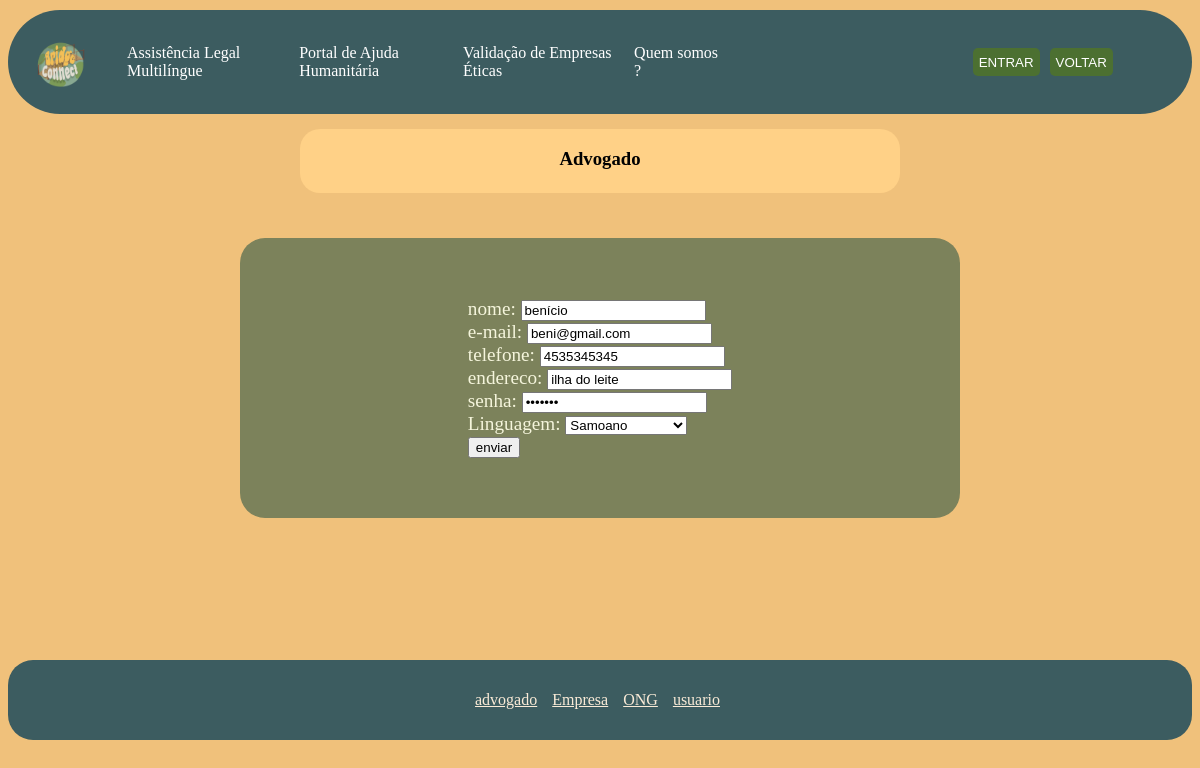
/edit/usuario/3, run on an earlier commit of the app's database.
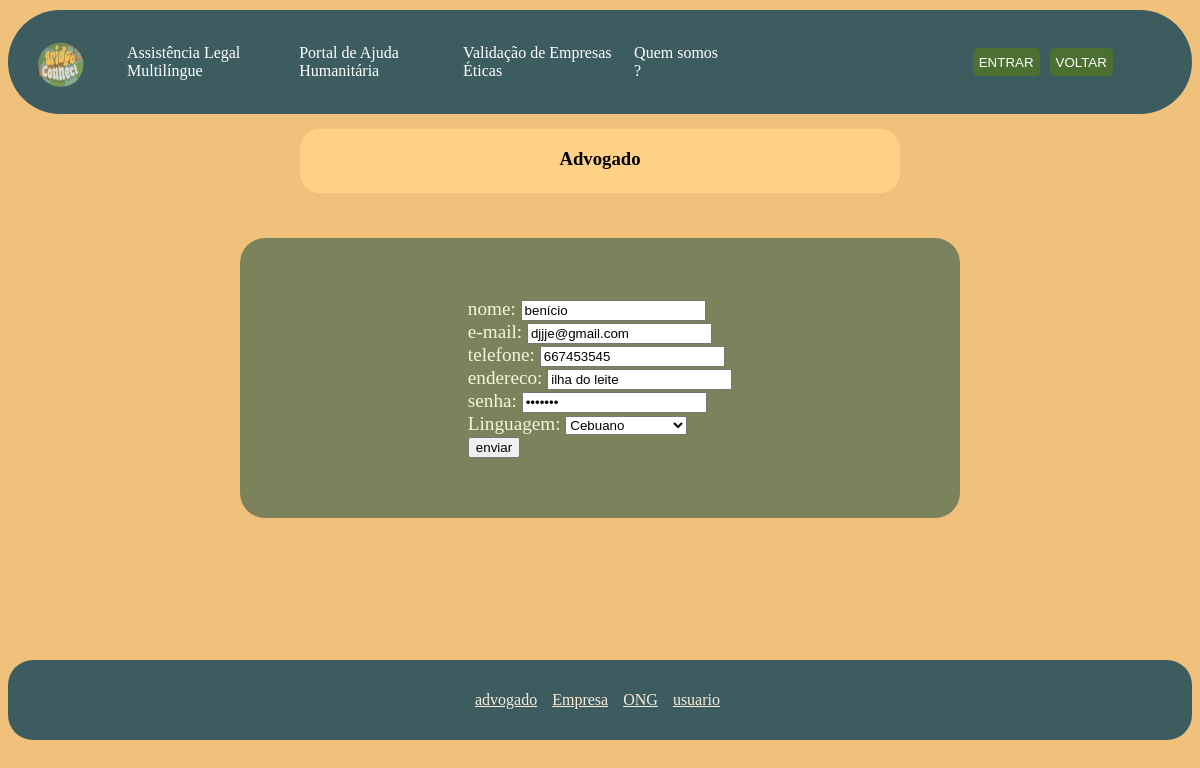
And on a later commit of the database.
### app.py (models this page shows)
class Usuarios(db.Model):
    id = db.Column(db.Integer, primary_key=True, autoincrement=True)
    email = db.Column(db.String(50), unique=True, nullable=False)
    nome = db.Column(db.String(80), nullable=False)
    lingua = db.Column(db.String(20), nullable=False)
    senha = db.Column(db.String(15), nullable=False)
    telefone = db.Column(db.String(10), nullable=False)
    endereco = db.Column(db.String(120), nullable=False)

### app.py (the view, shortened to what this page needs)
@app.route('/edit/usuario/<int:id>', methods=['GET', 'POST'])
def editarUsuario(id):
    usuario = Usuarios.query.get_or_404(id)
    return render_template('editarUsuario.html', usuario=usuario)

### templates/editarUsuario.html (shortened to what this page needs)
<!DOCTYPE html>
<html lang="en">
<head>
    <link rel="stylesheet" href="/static/form.css">
</head>
<body>
    <header>
        <img src="/static/img/Spring_20250724_073124_0000.png" alt="Logo">
        <div class="links">
            <a href="#assistenciaLegal">Assistência Legal Multilíngue</a>
            <a href="#portalDeAjuda">Portal de Ajuda Humanitária</a>
            <a href="#ValidacaoDeEmpresas">Validação de Empresas Éticas</a>
            <a href="#quemSomos">Quem somos ?</a>
        </div>
        <div class="botoes">
            <a href="login.html" target="_blank"><button class="entrar">ENTRAR</button></a>
            <a href="/" target="_blank"><button class="entrar">VOLTAR</button></a>
        </div>
    </header>
    <div class="topo">
        <h3>Advogado</h3>
    </div>
    <div class="conteudo">
        <form id="formulario" method="POST">
            nome: <input type="text" name="nome" value="{{usuario.nome}}" required>
            <br>
            e-mail: <input type="email" id="email" name="email" value="{{usuario.email}}" required>
            <br>
            telefone: <input type="tel" name="telefone" value="{{usuario.telefone}}" required>
            <br>
            endereco: <input type="text" id="endereco" name="endereco" value="{{usuario.endereco}}" required>
            <br>
            senha: <input type="password" id="password" name="senha" value="{{usuario.senha}}" required>
            <br>
            Linguagem: <select name="lingua" required>
                <option value="{{usuario.lingua}}">{{usuario.lingua}}</option>
            </select><br>
            <button type="submit">enviar</button>
        </form>
    </div>
    <footer>
        <a href="#advogado">advogado</a>
        <a href="#empresa">Empresa</a>
        <a href="#ONG">ONG</a>
        <a href="#usuario" class="active">usuario</a>
    </footer>
</body>
</html>

What changed in the data, as far as the page shows it:
changed Usuarios "benício": email "beni@gmail.com" → "djjje@gmail.com"; telefone "4535345345" → "667453545"; lingua "Samoano" → "Cebuano"
